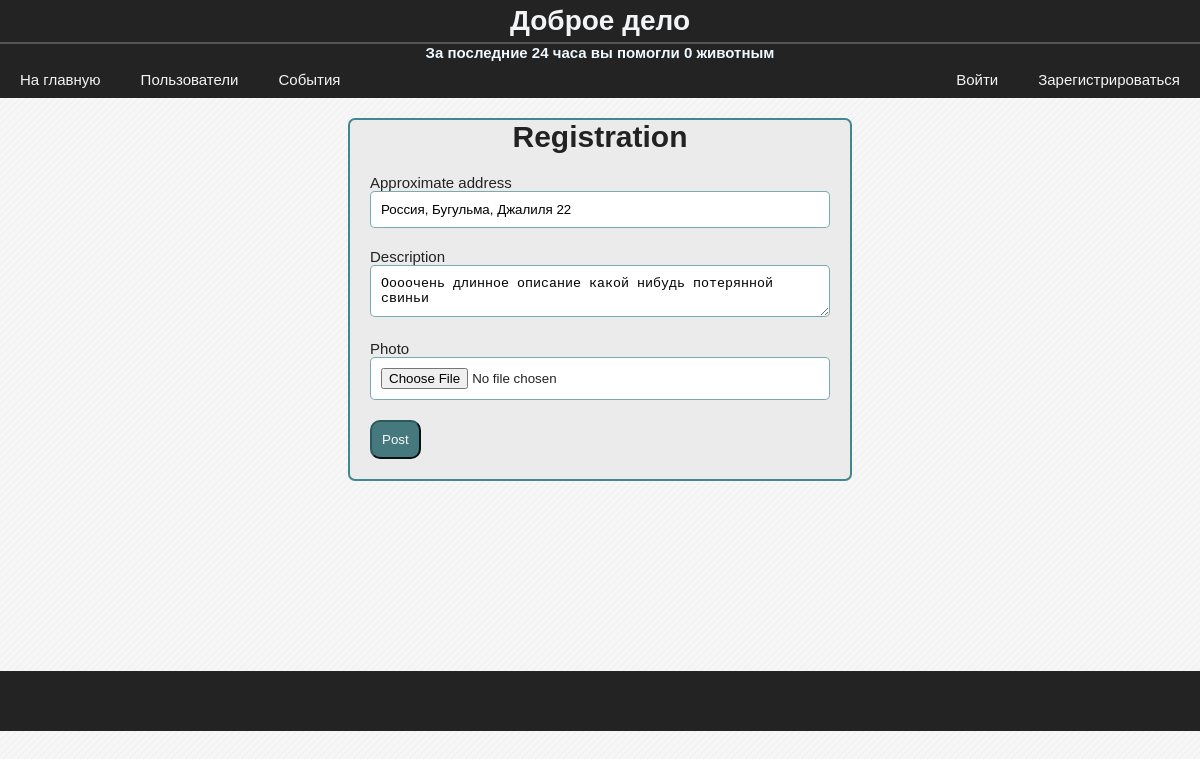
Before: /edit_event/1 with the older database file.
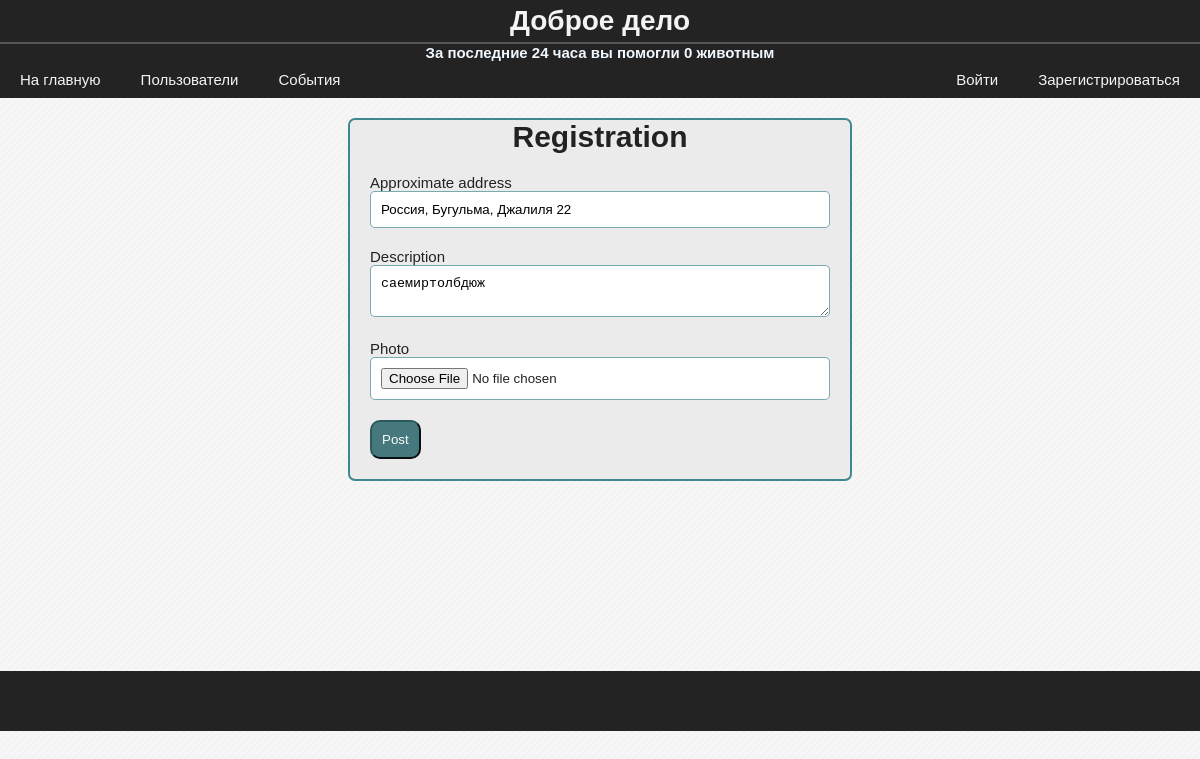
After: the same page with the newer database file.
### data/model_events.py (models this page shows)
class Event(SqlAlchemyBase, SerializerMixin):
    __tablename__ = 'events'
    id = sqlalchemy.Column(sqlalchemy.Integer,
                           primary_key=True, autoincrement=True)
    address = sqlalchemy.Column(sqlalchemy.String)
    content = sqlalchemy.Column(sqlalchemy.String)
    user_id = sqlalchemy.Column(sqlalchemy.Integer,
                                sqlalchemy.ForeignKey("users.id"))
    photo = sqlalchemy.orm.relation("File", uselist=False)
    map_photo = sqlalchemy.Column(sqlalchemy.String)

### blueprints/events.py (the view)
@blueprint.route('/edit_event/<event_id>', methods=['GET', 'POST'])
def edit_event(event_id):
    form = FormEditEvent()
    if form.validate_on_submit():
        session = db_session.create_session()
        event = session.query(Event).get(event_id)
        event.address = form.address.data
        event.map_photo = get_map(event.address)
        event.content = form.content.data
        if form.photo.data:
            delete_file_if_exists(event.photo)
            event.photo = save_file(event, form.photo)
        session.commit()
        return redirect(f'/event/{ event.id }')
    else:
        session = db_session.create_session()
        event = session.query(Event).get(event_id)
        form.address.data = event.address
        form.content.data = event.content
        return render_template('form_edit_event.html', form=form)

### blueprints/forms/forms_events.py (shortened to what this page needs)
class FormEditEvent(FlaskForm):
    address = StringField('Approximate address', validators=[DataRequired()])
    content = TextAreaField('Description', validators=[DataRequired()])
    photo = FileField('Photo')
    submit = SubmitField('Post')

### data/db_session.py (called while the page is built)
def create_session() -> Session:
    global __factory
    return __factory()

### templates/form_edit_event.html (shortened to what this page needs)
{% extends "base.html" %}
{% block content %}
    {% from "macros/render_field.html" import render_field %}
    <form method="post" class="form" enctype="multipart/form-data" novalidate>
        <h1 style="text-align: center;">Registration</h1>
        {{ render_field(form.address, class="form-field") }}
        {{ render_field(form.content, class="form-field") }}
        {{ render_field(form.photo, class="form-field") }}
        <section>
            {{ form.submit(class='blue-btn btn submit') }}
        </section>
    </form>
{% endblock %}

### templates/macros/render_field.html (shortened to what this page needs)
{% macro render_field(field) %}
    <section>
        {{ field.label() }}
        {{ field(**kwargs) }}
    </section>
{% endmacro %}

Changed rows visible on the page:
changed Event "Россия, Бугульма, Джалиля 22": content "Оооочень длинное описание какой нибудь потерянной свиньи" → "саемиртолбдюж"
